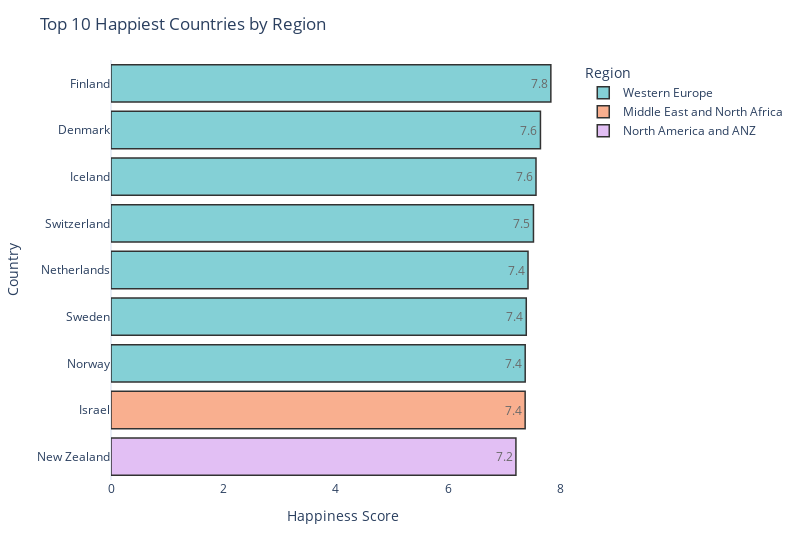

Notebook cell for this chart:
### Markdown cell above
### 1.2
The second chart is a horizontal bar chart that groups the top 10 happiest countries by region and color-codes them accordingly. This chart is useful for gaining a deeper understanding of which regions have the highest levels of overall happiness and how the top 10 countries from each region compare to one another. By completing this task, we can identify which regions may require more attention in terms of promoting overall well-being and identify key areas for intervention.

### Code cell
# Create another bar chart with the top 10 happiest countries colored by region
fig = px.bar(data_frame=top_10_happiest,
             y="Country",
             x="Happiness Score",
             orientation='h',
             color="Region",
             text="Happiness Score",
             color_discrete_sequence=px.colors.qualitative.Pastel)

# Format the chart
fig.update_traces(texttemplate='%{text:.2s}', 
                  textposition='inside', 
                  marker_line_color='rgb(0,0,0)', 
                  marker_line_width=1.5, 
                  opacity=0.8)
fig.update_layout(width=800,
                  title="Top 10 Happiest Countries by Region",
                  xaxis=dict(title="Happiness Score", showgrid=False),
                  yaxis=dict(title="Country", showgrid=False, autorange="reversed"))

# Display the chart
fig.show()

### Figure 1 — Plotly figure (JSON) as saved in the notebook; plotly's stock layout.template omitted (floating-point values rounded to 4 significant figures)
{"data": [{"alignmentgroup": "True", "hovertemplate": "Region=Western Europe<br>Happiness Score=%{text}<br>Country=%{y}<extra></extra>", "legendgroup": "Western Europe", "marker": {"color": "rgb(102, 197, 204)", "line": {"color": "rgb(0,0,0)", "width": 1.5}, "pattern": {"shape": ""}}, "name": "Western Europe", "offsetgroup": "Western Europe", "opacity": 0.8, "orientation": "h", "showlegend": true, "text": [7.821, 7.636, 7.557, 7.512, 7.415, 7.384, 7.365], "textposition": "inside", "texttemplate": "%{text:.2s}", "type": "bar", "x": [7.821, 7.636, 7.557, 7.512, 7.415, 7.384, 7.365], "xaxis": "x", "y": ["Finland", "Denmark", "Iceland", "Switzerland", "Netherlands", "Sweden", "Norway"], "yaxis": "y"}, {"alignmentgroup": "True", "hovertemplate": "Region=Middle East and North Africa<br>Happiness Score=%{text}<br>Country=%{y}<extra></extra>", "legendgroup": "Middle East and North Africa", "marker": {"color": "rgb(248, 156, 116)", "line": {"color": "rgb(0,0,0)", "width": 1.5}, "pattern": {"shape": ""}}, "name": "Middle East and North Africa", "offsetgroup": "Middle East and North Africa", "opacity": 0.8, "orientation": "h", "showlegend": true, "text": [7.364], "textposition": "inside", "texttemplate": "%{text:.2s}", "type": "bar", "x": [7.364], "xaxis": "x", "y": ["Israel"], "yaxis": "y"}, {"alignmentgroup": "True", "hovertemplate": "Region=North America and ANZ<br>Happiness Score=%{text}<br>Country=%{y}<extra></extra>", "legendgroup": "North America and ANZ", "marker": {"color": "rgb(220, 176, 242)", "line": {"color": "rgb(0,0,0)", "width": 1.5}, "pattern": {"shape": ""}}, "name": "North America and ANZ", "offsetgroup": "North America and ANZ", "opacity": 0.8, "orientation": "h", "showlegend": true, "text": [7.2], "textposition": "inside", "texttemplate": "%{text:.2s}", "type": "bar", "x": [7.2], "xaxis": "x", "y": ["New Zealand"], "yaxis": "y"}], "layout": {"barmode": "relative", "legend": {"title": {"text": "Region"}, "tracegroupgap": 0}, "margin": {"t": 60}, "title": {"text": "Top 10 Happiest Countries by Region"}, "width": 800, "xaxis": {"anchor": "y", "domain": [0, 1], "showgrid": false, "title": {"text": "Happiness Score"}}, "yaxis": {"anchor": "x", "autorange": "reversed", "domain": [0, 1], "showgrid": false, "title": {"text": "Country"}}}}
